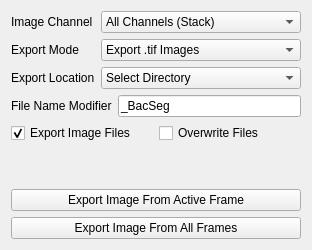
          <widget class="QWidget" name="tab_18">
           <attribute name="title">
            <string>Export Frames</string>
           </attribute>
           <layout class="QVBoxLayout" name="verticalLayout_26">
            <item>
             <layout class="QFormLayout" name="formLayout_6">
              <item row="1" column="1">
               <widget class="QComboBox" name="export_mode">
                <item>
                 <property name="text">
                  <string>Export .tif Images</string>
                 </property>
                </item>
                <item>
                 <property name="text">
                  <string>Export .tif Masks</string>
                 </property>
                </item>
                <item>
                 <property name="text">
                  <string>Export .tif Images and Masks</string>
                 </property>
                </item>
                <item>
                 <property name="text">
                  <string>Export Cellpose</string>
                 </property>
                </item>
                <item>
                 <property name="text">
                  <string>Export Oufti</string>
                 </property>
                </item>
                <item>
                 <property name="text">
                  <string>Export ImageJ</string>
                 </property>
                </item>
                <item>
                 <property name="text">
                  <string>Export JSON</string>
                 </property>
                </item>
                <item>
                 <property name="text">
                  <string>Export CSV</string>
                 </property>
                </item>
               </widget>
              </item>
              <item row="1" column="0">
               <widget class="QLabel" name="label_19">
                <property name="text">
                 <string>Export Mode</string>
                </property>
               </widget>
              </item>
              <item row="2" column="1">
               <widget class="QComboBox" name="export_location">
                <property name="currentIndex">
                 <number>1</number>
                </property>
                <item>
                 <property name="text">
                  <string>Import Directory</string>
                 </property>
                </item>
                <item>
                 <property name="text">
                  <string>Select Directory</string>
                 </property>
                </item>
               </widget>
              </item>
              <item row="2" column="0">
               <widget class="QLabel" name="label_44">
                <property name="text">
                 <string>Export Location</string>
                </property>
               </widget>
              </item>
              <item row="0" column="1">
               <widget class="QComboBox" name="export_channel">
                <item>
                 <property name="text">
                  <string>All Channels (Stack)</string>
                 </property>
                </item>
                <item>
                 <property name="text">
                  <string>All Channels (Horizontal Stack)</string>
                 </property>
                </item>
                <item>
                 <property name="text">
                  <string>All Channels (Vertical Stack)</string>
                 </property>
                </item>
                <item>
                 <property name="text">
                  <string>First Three Channels (RGB)</string>
                 </property>
                </item>
               </widget>
              </item>
              <item row="0" column="0">
               <widget class="QLabel" name="label_45">
                <property name="text">
                 <string>Image Channel</string>
                </property>
               </widget>
              </item>
             </layout>
            </item>
            <item>
             <layout class="QFormLayout" name="formLayout_5">
              <item row="0" column="0">
               <widget class="QLabel" name="label_26">
                <property name="text">
                 <string>File Name Modifier</string>
                </property>
               </widget>
              </item>
              <item row="0" column="1">
               <widget class="QLineEdit" name="export_modifier">
                <property name="text">
                 <string>_BacSeg</string>
                </property>
               </widget>
              </item>
             </layout>
            </item>
            <item>
             <layout class="QGridLayout" name="gridLayout_32">
              <item row="0" column="0">
               <widget class="QCheckBox" name="export_image_setting">
                <property name="text">
                 <string>Export Image Files</string>
                </property>
                <property name="checked">
                 <bool>true</bool>
                </property>
               </widget>
              </item>
              <item row="0" column="1">
               <widget class="QCheckBox" name="export_overwrite_setting">
                <property name="text">
                 <string>Overwrite Files</string>
                </property>
               </widget>
              </item>
             </layout>
            </item>
            <item>
             <spacer name="verticalSpacer_12">
              <property name="orientation">
               <enum>Qt::Vertical</enum>
              </property>
              <property name="sizeHint" stdset="0">
               <size>
                <width>20</width>
                <height>40</height>
               </size>
              </property>
             </spacer>
            </item>
            <item>
             <widget class="QPushButton" name="export_active">
              <property name="text">
               <string>Export Image From Active Frame</string>
              </property>
             </widget>
            </item>
            <item>
             <widget class="QPushButton" name="export_all">
              <property name="text">
               <string>Export Image From All Frames</string>
              </property>
             </widget>
            </item>
           </layout>
          </widget>
